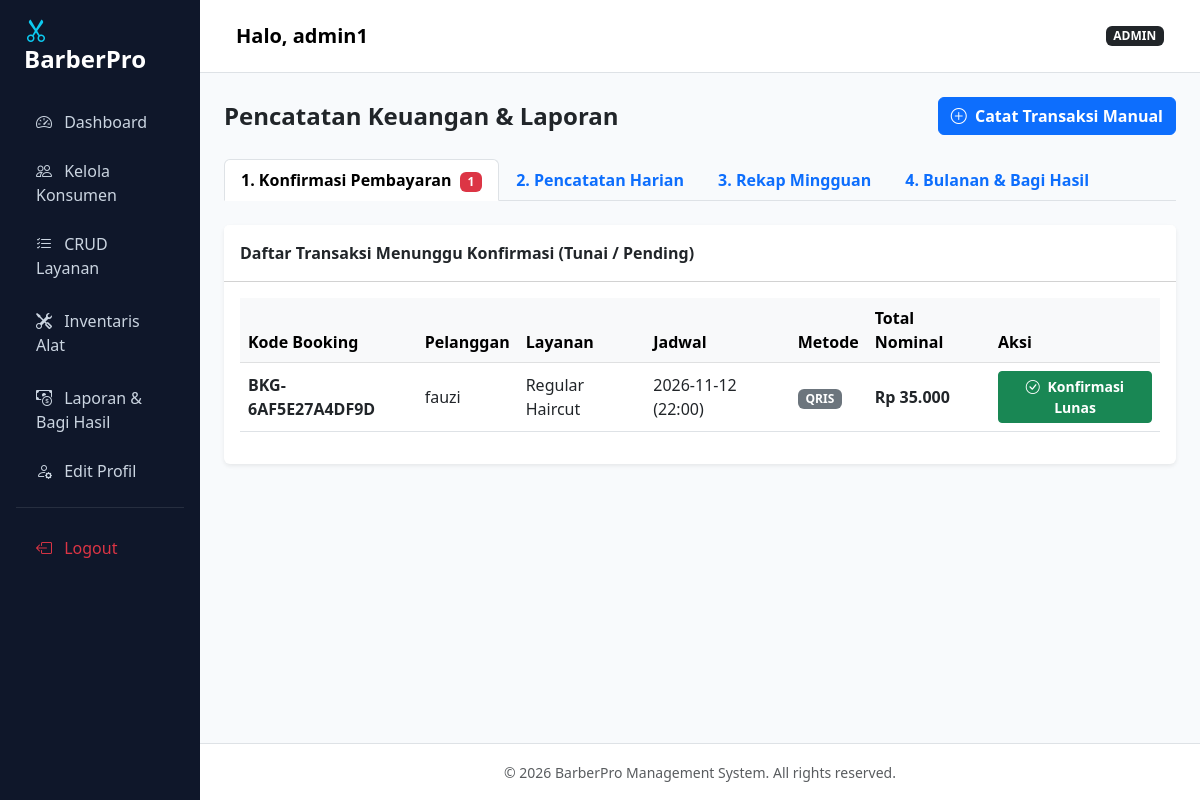
Screenshot of /admin/laporan.php (signed in) with the database file from the repository.
### tables this page shows
CREATE TABLE IF NOT EXISTS `transaksi` (
  `id` int NOT NULL AUTO_INCREMENT,
  `kode_booking` varchar(20) NOT NULL DEFAULT '',
  `user_id` int DEFAULT NULL,
  `layanan_id` int NOT NULL,
  `tanggal_booking` date NOT NULL,
  `jam_booking` time NOT NULL,
  `total_harga` decimal(10,2) NOT NULL DEFAULT (0),
  `metode_bayar` enum('Tunai','QRIS') NOT NULL DEFAULT 'Tunai',
  `status_bayar` enum('Pending','Lunas') NOT NULL DEFAULT 'Pending',
  `qris_ref` varchar(100) NOT NULL DEFAULT '',
  `created_at` timestamp NOT NULL DEFAULT (now()) ON UPDATE CURRENT_TIMESTAMP,
  `nama_pelanggan` varchar(100) DEFAULT 'now()',
  `sumber_transaksi` enum('Booking','Manual') NOT NULL DEFAULT 'Booking',
  PRIMARY KEY (`id`)
);

CREATE TABLE IF NOT EXISTS `users` (
  `id` int NOT NULL AUTO_INCREMENT,
  `nama` varchar(100) DEFAULT NULL,
  `email` varchar(100) DEFAULT NULL,
  `password` varchar(255) DEFAULT '',
  `role` enum('admin','konsumen') NOT NULL DEFAULT 'konsumen',
  `created_at` timestamp NOT NULL DEFAULT (now()) ON UPDATE CURRENT_TIMESTAMP,
  `foto` varchar(255) DEFAULT NULL,
  PRIMARY KEY (`id`)
);

CREATE TABLE IF NOT EXISTS `layanan` (
  `id` int NOT NULL AUTO_INCREMENT,
  `nama_layanan` varchar(100) NOT NULL,
  `harga` decimal(10,2) NOT NULL DEFAULT (0),
  `deskripsi` text NOT NULL,
  PRIMARY KEY (`id`)
);

### config/koneksi.php (called while the page is built, shortened)
<?php
function rupiah($angka) {
    return "Rp " . number_format($angka, 0, ',', '.');
}
?>

### admin/laporan.php (the view, shortened to what this page needs)
<?php
require '../config/koneksi.php';
$q_pending = mysqli_query($conn, "
    SELECT t.*, l.nama_layanan, u.nama AS nama_user
    FROM transaksi t
    JOIN layanan l ON t.layanan_id = l.id
    LEFT JOIN users u ON t.user_id = u.id
    WHERE t.status_bayar != 'Lunas'
    ORDER BY t.tanggal_booking DESC, t.jam_booking DESC
");
$data_pending = [];
while ($r = mysqli_fetch_assoc($q_pending)) {
    $data_pending[] = $r;
}
include '../includes/header.php';
include '../includes/sidebar.php';
?>
<div class="d-flex justify-content-between align-items-center mb-4">
    <h4 class="fw-bold mb-0">Pencatatan Keuangan & Laporan</h4>
    <button class="btn btn-primary fw-semibold" data-bs-toggle="modal" data-bs-target="#modalManual">
        <i class="bi bi-plus-circle me-1"></i> Catat Transaksi Manual
    </button>
</div>
<ul class="nav nav-tabs mb-4" id="laporanTab" role="tablist">
    <li class="nav-item" role="presentation">
        <button class="nav-link active fw-semibold" id="konfirmasi-tab" data-bs-toggle="tab" data-bs-target="#konfirmasi" type="button" role="tab">
            1. Konfirmasi Pembayaran
            <?php if(count($data_pending) > 0): ?>
                <span class="badge bg-danger ms-1"><?= count($data_pending); ?></span>
            <?php endif; ?>
        </button>
    </li>
    <li class="nav-item" role="presentation">
        <button class="nav-link fw-semibold" id="harian-tab" data-bs-toggle="tab" data-bs-target="#harian" type="button" role="tab">
            2. Pencatatan Harian
        </button>
    </li>
    <li class="nav-item" role="presentation">
        <button class="nav-link fw-semibold" id="mingguan-tab" data-bs-toggle="tab" data-bs-target="#mingguan" type="button" role="tab">
            3. Rekap Mingguan
        </button>
    </li>
    <li class="nav-item" role="presentation">
        <button class="nav-link fw-semibold" id="bulanan-tab" data-bs-toggle="tab" data-bs-target="#bulanan" type="button" role="tab">
            4. Bulanan & Bagi Hasil
        </button>
    </li>
</ul>
<div class="tab-content" id="laporanTabContent">
    <div class="tab-pane fade show active" id="konfirmasi" role="tabpanel" aria-labelledby="konfirmasi-tab">
        <div class="card border-0 shadow-sm mb-4">
            <div class="card-header bg-white py-3">
                <span class="fw-bold">Daftar Transaksi Menunggu Konfirmasi (Tunai / Pending)</span>
            </div>
            <div class="card-body">
                <table class="table table-hover align-middle">
                    <thead class="table-light">
                        <tr>
                            <th>Kode Booking</th>
                            <th>Pelanggan</th>
                            <th>Layanan</th>
                            <th>Jadwal</th>
                            <th>Metode</th>
                            <th>Total Nominal</th>
                            <th>Aksi</th>
                        </tr>
                    </thead>
                    <tbody>
                        <?php if (empty($data_pending)): ?>
                            <tr><td colspan="7" class="text-center text-muted py-4">Tidak ada transaksi yang menunggu konfirmasi saat ini.</td></tr>
                        <?php else: foreach ($data_pending as $p): ?>
                            <tr>
                                <td class="fw-semibold"><?= $p['kode_booking']; ?></td>
                                <td><?= htmlspecialchars($p['nama_user'] ? $p['nama_user'] : $p['nama_pelanggan']); ?></td>
                                <td><?= htmlspecialchars($p['nama_layanan']); ?></td>
                                <td><?= $p['tanggal_booking']; ?> (<?= substr($p['jam_booking'], 0, 5); ?>)</td>
                                <td>
                                    <span class="badge bg-secondary"><?= $p['metode_bayar']; ?></span>
                                </td>
                                <td class="fw-bold"><?= rupiah($p['total_harga']); ?></td>
                                <td>
                                    <a href="?konfirmasi_id=<?= $p['id']; ?>" class="btn btn-sm btn-success fw-semibold" onclick="return confirm('Konfirmasi bahwa pembayaran ini sudah diterima / lunas?')">
                                        <i class="bi bi-check-circle me-1"></i> Konfirmasi Lunas
                                    </a>
                                </td>
                            </tr>
                        <?php endforeach; endif; ?>
                    </tbody>
                </table>
            </div>
        </div>
    </div>
</div>
<?php include '../includes/footer.php'; ?>

### includes/header.php (style rules this page uses)
body { background-color: #f8fafc; font-family: 'Segoe UI', Tahoma, Geneva, Verdana, sans-serif; }

### rows the page displays
transaksi: kode_booking "BKG-6AF5E27A4DF9D", user.nama "fauzi", layanan.nama_layanan "Regular Haircut", tanggal_booking "2026-11-12", jam_booking "22:00", metode_bayar "QRIS", total_harga "Rp 35.000"

### other values shown
$_SESSION['nama'] "admin1"
$_SESSION['role'] "ADMIN"
count($data_pending) "1"
